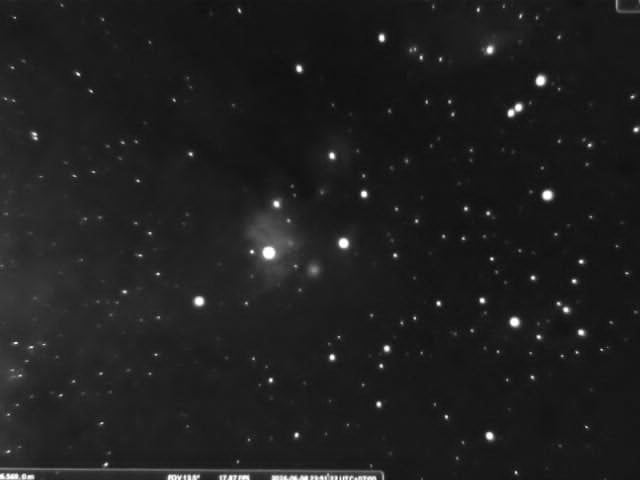
#> input picture d8294f1a-0f74-4757-bd10-afdfd8e3d9fb.jfif, 640 x 480 px
$ python run_det.py
#> lines starting #> are read from the running program, lines starting #| are printed output that depends on the picture; after the words box and inside, x2 and y2 are one past the last pixel; in counts of white or black regions, pixels touching at a corner belong together; long printed decimals are rounded
#> further down, image is the input picture: shape (480, 640); min 7, max 255, mean 31.1
### detector.py
import cv2
import numpy as np
from dataclasses import dataclass

""" GUIDANCE
Function: To give a list of detected centroids of top brightness stars from an image. The logic of filtering is based on the sigma threshold,
which is basically a parameter that increase the average brightness of the whole image in which we used to be a limit to take the top brightness stars, and
the min area which is the minimum area of a dot could be to reduce the possibility of detecting noises as stars
Executing: Command python3 run_det.py to run this detector """

@dataclass
class DetectedStar:
    index: int
    uBody: np.ndarray
    position: np.ndarray
    intensity: float
    peak: int
    radius: float


def calculate_uBody(x, y):
    # Assumed camera intrinsic parameters
    cx = 320.0
    cy = 240.0
    f = 500.0

    x_norm = (x - cx) / f
    y_norm = (y - cy) / f

    u = np.array([x_norm, y_norm, 1.0])
    return u / np.linalg.norm(u)

class StarDetector:

    def __init__(self, sigma_threshold=8, min_area=7): # *** ADJUST HERE ***
        self.sigma_threshold = sigma_threshold
        self.min_area = min_area

    def process(self, image):

        # Convert to grayscale if needed
        if len(image.shape) == 3:
            gray = cv2.cvtColor(image, cv2.COLOR_BGR2GRAY)
        else:
            gray = image.copy()

        gray = gray.astype(np.float32)

        # Background statistics
        mean = np.mean(gray)
#> mean = 31.07
        std = np.std(gray)
#> std = 19.08

        threshold_val = mean + self.sigma_threshold * std
#> threshold_val = 183.7
        threshold_val = min(threshold_val, 255)

        # Binary threshold
        _, binary = cv2.threshold(gray, threshold_val, 255, cv2.THRESH_BINARY)
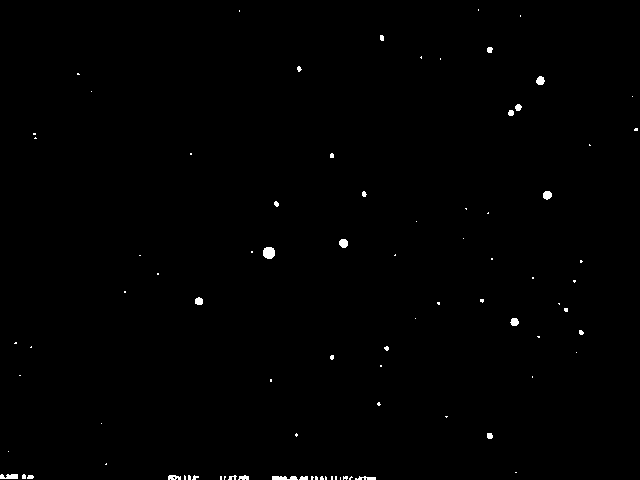
#> binary: shape (480, 640) float32; 0.47% white; 87 white regions (63 under 20 px), largest, box (x1, y1, x2, y2) and area: (263, 247, 275, 259) 121, (272, 476, 298, 480) 86, (0, 474, 18, 479) 77
        binary = binary.astype(np.uint8)
#> binary: shape (480, 640); 0.47% white; 87 white regions (63 under 20 px)

        # Find contours
        contours, _ = cv2.findContours(
            binary,
            cv2.RETR_EXTERNAL,
            cv2.CHAIN_APPROX_SIMPLE
        )
#> contours = 87 contours, 72 with area under 20; largest, box (x1, y1, x2, y2) and area: (263, 247, 275, 259) 103, (272, 476, 298, 480) 57, (0, 474, 18, 479) 54, (339, 239, 348, 248) 54, (543, 191, 552, 200) 52

        detected_stars = []
        star_id = 0

        for contour in contours:

            area = cv2.contourArea(contour)

            if area < self.min_area:
                continue

            x, y, w, h = cv2.boundingRect(contour)

            roi = gray[y:y+h, x:x+w]

            # Subtract background
            bg_mean = np.mean(roi)
            roi_sub = roi - bg_mean
            roi_sub = np.clip(roi_sub, 0, None)

            # Compute centroid via image moments
            M = cv2.moments(roi_sub)

            if M["m00"] == 0:
                continue

            cx_local = M["m10"] / M["m00"]
            cy_local = M["m01"] / M["m00"]

            global_x = x + cx_local
            global_y = y + cy_local

            # Peak brightness
            peak = int(np.max(roi))

            # Estimated radius
            radius = np.sqrt(area / np.pi)

            star = DetectedStar(
                index=star_id,
                position=np.array([global_x, global_y]),
                intensity=M["m00"],
                peak=peak,
                radius=radius,
                uBody=calculate_uBody(global_x, global_y)
            )

            detected_stars.append(star)
            star_id += 1
#> this loop made 87 passes
#> (area, x, y, w, h, bg_mean, cx_local, cy_local) on passes 2, 12, 15, 20, 23, 27, 43, 49, 59, 60: (30, 355, 476, 21, 4, 194.8, 11.29, 1.99), (57, 272, 476, 26, 4, 205.8, 12.89, 2.09), (26.5, 238, 475, 11, 5, 211.2, 5.94, 2.28), (37.5, 168, 475, 13, 5, 208.9, 5.37, 2.47), (54, 0, 474, 18, 5, 217.7, 8.2, 2.36), (22.5, 487, 433, 6, 6, 226.4, 2.11, 2.37), (44, 510, 318, 9, 8, 214.3, 3.98, 3.56), (41, 195, 297, 8, 8, 223, 3.73, 3.77), (103, 263, 247, 12, 12, 225.7, 5.41, 5.37), (53.5, 339, 239, 9, 9, 222.9, 4.11, 3.8)
#> after the loop, detected_stars = 33 items; star_id = 33

        return detected_stars

### run_det.py
import cv2
from detector import StarDetector

# load image
image = cv2.imread("d8294f1a-0f74-4757-bd10-afdfd8e3d9fb.jfif", cv2.IMREAD_GRAYSCALE)

# create detector
detector = StarDetector()

# detect stars
stars = detector.process(image)
#> stars = 33 items

# extract centroid list
centroids = [star.position for star in stars]
#> centroids = 33 pairs, first value 8.2 to 580.5, second value 37.52 to 478.1

print("Number of stars:", len(centroids))
#| Number of stars: 33

for c in centroids:
    print(c)
#> this loop made 33 passes
#> c on passes 1 to 12: [366.3, 478], [344.3, 477.9], [321.4, 477.7], [304.3, 478.1], [284.9, 478.1], [243.9, 477.3], [231.2, 477.5], [194.6, 477.2], [188.9, 477.9], [173.4, 477.5], [29.62, 476.6], [23.22, 476.3]
#| [366.291 477.992]
#| [344.320 477.852  ]
#| [321.404 477.705]
#| [304.284 478.074]
#| [284.888 478.089   ]
#| [243.937 477.283]
#| [231.250 477.498  ]
#| [194.625 477.155 ]
#> (further printed lines are left out)

with open("centroids.txt", "w") as f:
    for star in stars:
        x, y = star.position
        f.write(f"{x} {y}\n")
#> this loop made 33 passes

$ run again, with 0f646203-3b55-4b6f-bba1-0216dadc9014.jfif copied over d8294f1a-0f74-4757-bd10-afdfd8e3d9fb.jfif
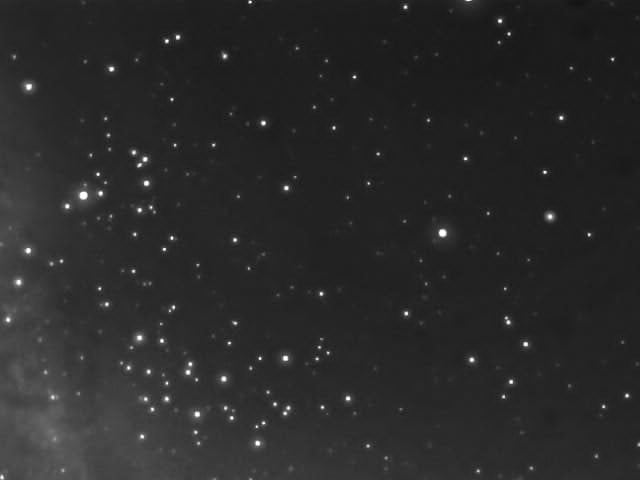
#> input picture 0f646203-3b55-4b6f-bba1-0216dadc9014.jfif, 640 x 480 px
#> image is the input picture: shape (480, 640); min 14, max 255, mean 42.1
#> mean = 42.09
#> std = 17.19
#> threshold_val = 179.6
#> in process, `_, binary = cv2.threshold(gray, threshold_val, 255, cv2.THRESH_BINARY)`:
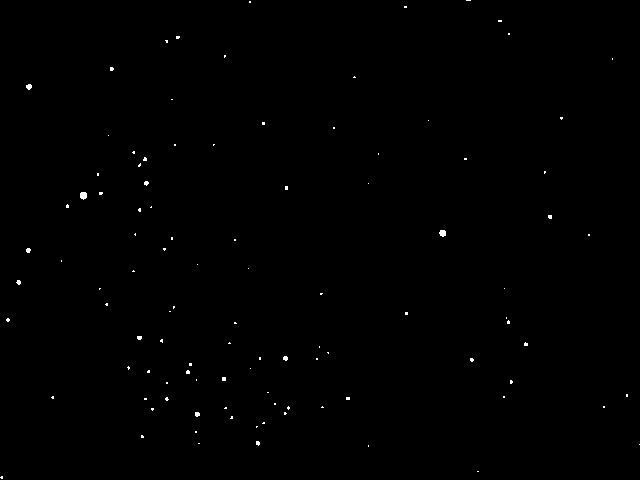
#> binary: shape (480, 640) float32; 0.26% white in thin lines or dots
#> contours = 104 contours, 102 with area under 20; largest, box (x1, y1, x2, y2) and area: (80, 192, 87, 200) 35, (439, 230, 446, 237) 28
#> the loop in process, `for contour in contours: ` made 104 passes
#> (contour, area) on passes 2, 3, 4, 5, 8, 9, 10, 15: ([[477, 471], [478, 471]], 0), ([[368, 445], [368, 446]], 0), ([[639, 444]], 0), ([[198, 443], [199, 443]], 0), ([[195, 431], [195, 432], [196, 432], [196, 431]], 1), ([[256, 426], [256, 427], [257, 426]], 0.5), ([[263, 422], [262, 423], [264, 423], [264, 422]], 1.5), ([[225, 407], [224, 408], [226, 408], [226, 407]], 1.5)
#> after the loop in process, `for contour in contours:`: detected_stars = 18 items; star_id = 18
#> stars = 18 items
#> centroids = [[257, 442.8], [196.9, 413.9], [223.4, 378.5], [187.6, 371.8], [471.3, 359.3], [285, 357.9], [525.2, 343.7], [139.2, 337.1], [7.57, 319.3], [18.26, 281.6], [27.95, 250.1], [442, 232.5], [549.7, 216.2], [83, 194.8], [146, 182.8], [144.7, 158.9], [28.4, 86.4], [111.1, 68.72]]
#| Number of stars: 18
#> the loop `for c in centroids:` made 18 passes
#> (printed output is left out)
#> the loop `for star in stars:` made 18 passes
